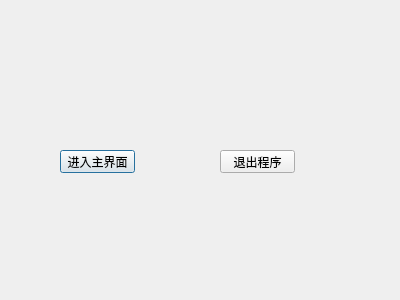
<?xml version="1.0" encoding="UTF-8"?>
<ui version="4.0">
 <class>MyDialog</class>
 <widget class="QDialog" name="MyDialog">
  <property name="geometry">
   <rect>
    <x>0</x>
    <y>0</y>
    <width>400</width>
    <height>300</height>
   </rect>
  </property>
  <property name="windowTitle">
   <string>Dialog</string>
  </property>
  <widget class="QPushButton" name="pushButton">
   <property name="geometry">
    <rect>
     <x>60</x>
     <y>150</y>
     <width>75</width>
     <height>23</height>
    </rect>
   </property>
   <property name="text">
    <string>进入主界面</string>
   </property>
  </widget>
  <widget class="QPushButton" name="pushButton_2">
   <property name="geometry">
    <rect>
     <x>220</x>
     <y>150</y>
     <width>75</width>
     <height>23</height>
    </rect>
   </property>
   <property name="text">
    <string>退出程序</string>
   </property>
  </widget>
 </widget>
 <resources/>
 <connections>
  <connection>
   <sender>pushButton_2</sender>
   <signal>clicked()</signal>
   <receiver>MyDialog</receiver>
   <slot>close()</slot>
   <hints>
    <hint type="sourcelabel">
     <x>264</x>
     <y>158</y>
    </hint>
    <hint type="destinationlabel">
     <x>271</x>
     <y>73</y>
    </hint>
   </hints>
  </connection>
 </connections>
</ui>
